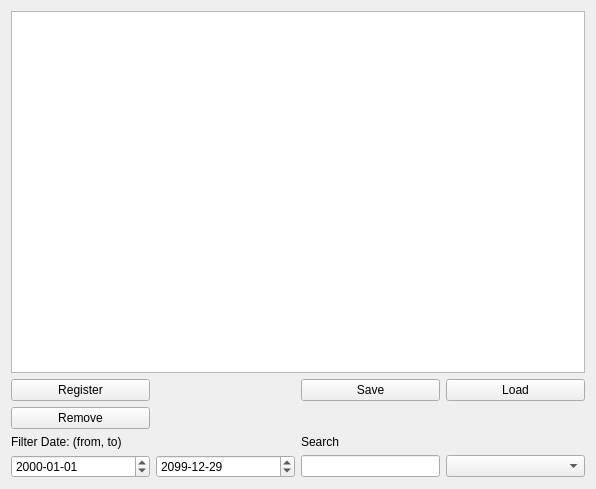
<?xml version="1.0" encoding="UTF-8"?>
<ui version="4.0">
 <class>managePage</class>
 <widget class="QWidget" name="managePage">
  <property name="geometry">
   <rect>
    <x>0</x>
    <y>0</y>
    <width>596</width>
    <height>489</height>
   </rect>
  </property>
  <property name="windowTitle">
   <string>多媒体文件管理系统</string>
  </property>
  <layout class="QGridLayout" name="gridLayout">
   <item row="6" column="3">
    <widget class="QComboBox" name="fliterType">
     <property name="currentText">
      <string/>
     </property>
     <item>
      <property name="text">
       <string/>
      </property>
     </item>
     <item>
      <property name="text">
       <string>Type</string>
      </property>
     </item>
     <item>
      <property name="text">
       <string>Director</string>
      </property>
     </item>
     <item>
      <property name="text">
       <string>Name</string>
      </property>
     </item>
     <item>
      <property name="text">
       <string>Actor</string>
      </property>
     </item>
     <item>
      <property name="text">
       <string>Prize</string>
      </property>
     </item>
    </widget>
   </item>
   <item row="0" column="0" colspan="4">
    <widget class="QTableView" name="mediaList"/>
   </item>
   <item row="1" column="2">
    <widget class="QPushButton" name="exportButton">
     <property name="text">
      <string>Save</string>
     </property>
    </widget>
   </item>
   <item row="1" column="0">
    <widget class="QPushButton" name="registerButton">
     <property name="text">
      <string>Register</string>
     </property>
    </widget>
   </item>
   <item row="1" column="3">
    <widget class="QPushButton" name="importButton">
     <property name="text">
      <string>Load</string>
     </property>
    </widget>
   </item>
   <item row="3" column="0">
    <widget class="QPushButton" name="removeButton">
     <property name="text">
      <string>Remove</string>
     </property>
    </widget>
   </item>
   <item row="6" column="0">
    <widget class="QDateEdit" name="earliestDate">
     <property name="displayFormat">
      <string>yyyy-MM-dd</string>
     </property>
    </widget>
   </item>
   <item row="6" column="1">
    <widget class="QDateEdit" name="latestDate">
     <property name="dateTime">
      <datetime>
       <hour>0</hour>
       <minute>0</minute>
       <second>0</second>
       <year>2099</year>
       <month>12</month>
       <day>29</day>
      </datetime>
     </property>
     <property name="displayFormat">
      <string>yyyy-MM-dd</string>
     </property>
    </widget>
   </item>
   <item row="4" column="0" colspan="2">
    <widget class="QLabel" name="_z">
     <property name="text">
      <string>Filter Date: (from, to)</string>
     </property>
    </widget>
   </item>
   <item row="6" column="2">
    <widget class="QLineEdit" name="searchValue">
     <property name="sizePolicy">
      <sizepolicy hsizetype="Preferred" vsizetype="Fixed">
       <horstretch>0</horstretch>
       <verstretch>0</verstretch>
      </sizepolicy>
     </property>
    </widget>
   </item>
   <item row="4" column="2">
    <widget class="QLabel" name="label">
     <property name="text">
      <string>Search</string>
     </property>
    </widget>
   </item>
  </layout>
 </widget>
 <resources/>
 <connections/>
</ui>
